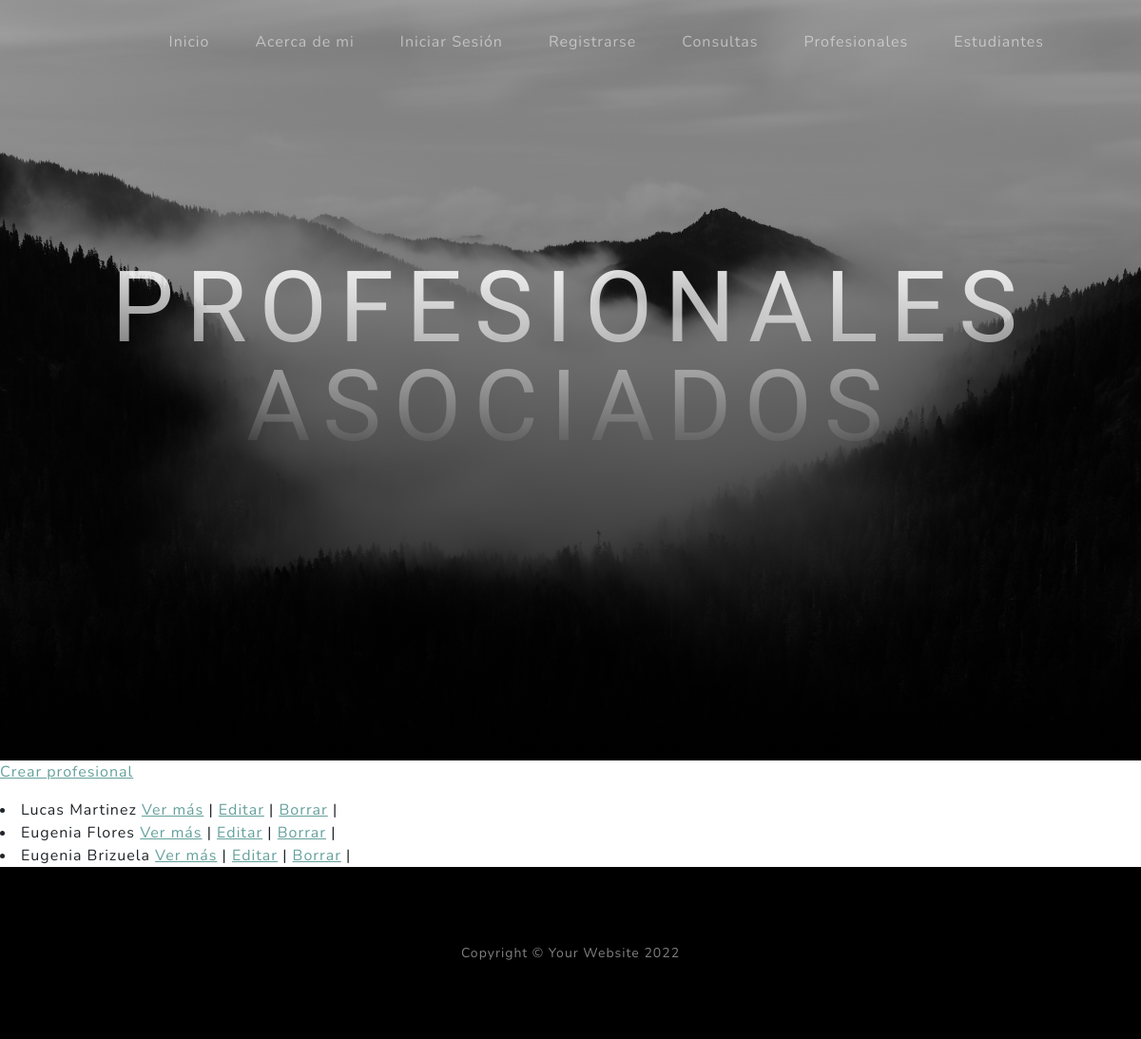
Before: /clases/profesional/ with the older database file.
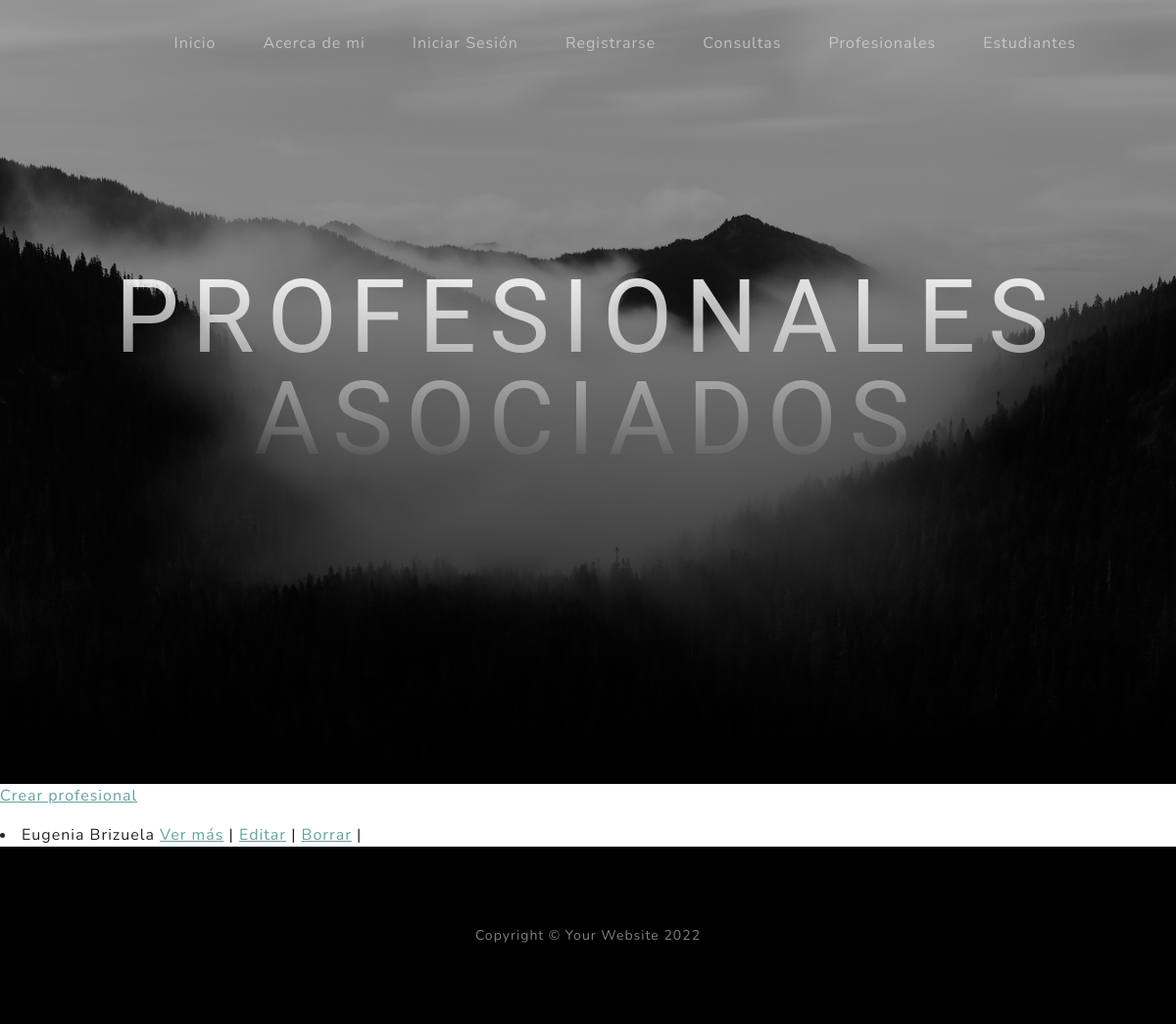
After: the same page with the newer database file.
### clases/models.py (models this page shows)
class Profesional (models.Model):
    nombre = models.CharField(max_length=20)
    apellido = models.CharField(max_length=30)
    especialidad = models.CharField (max_length=50)
    def __str__ (self):
           return f'{self.nombre} {self.apellido}'

### clases/views.py (the view)
# urls.py: path('profesional/', views.ProfesionalLista.as_view(), name = 'profesional_lista'),
class ProfesionalLista (ListView):
    model = Profesional
    template_name = 'clases/profesional_lista.html'

### clases/templates/clases/profesional_lista.html (shortened to what this page needs)
{% extends 'index/index.html' %}
{% block 'header_text_block' %}
    <h1 class="mx-auto my-0 text-uppercase">Profesionales asociados</h1>
{% endblock 'header_text_block' %}
{% block 'body_block' %}
    <p>
        <a href={% url 'profesional_crear' %}>Crear profesional</a>
    </p>
    {% for profesional in object_list %}
    <li>
        {{profesional}}
        <a href={% url 'profesional_detalle' profesional.id %}>Ver más</a> |
        <a href={% url 'profesional_editar' profesional.id %}>Editar</a> |
        <a href={% url 'profesional_borrar' profesional.id %}>Borrar</a> |
    </li>
    {% endfor %}
{% endblock 'body_block' %}

### index/templates/index/index.html (shortened to what this page needs)
<!DOCTYPE html>
<html lang="en">
    {% load static %}
    <head>
        <link href={% static 'css/styles.css' %} rel="stylesheet" />
    </head>
    <body id="page-top">
        <nav class="navbar navbar-expand-lg navbar-light fixed-top" id="mainNav">
            <div class="container px-4 px-lg-5">
                <div class="collapse navbar-collapse" id="navbarResponsive">
                    <ul class="navbar-nav ms-auto">
                        <li class="nav-item"><a class="nav-link" href={% url 'index' %}>Inicio</a></li>
                        <li class="nav-item"><a class="nav-link" href={% url 'about' %}>Acerca de mi</a></li>
                        {% if request.user.is_authenticated %}
                        <li class="nav-item"><a class="nav-link" href={% url 'logout' %}>Cerrar Sesión</a></li>
                        <li class="nav-item"><a class="nav-link" href={% url 'editar_usuario' %}>Editar usuario</a></li>
                        {% else %}
                        <li class="nav-item"><a class="nav-link" href={% url 'login' %}>Iniciar Sesión</a></li>
                        <li class="nav-item"><a class="nav-link" href={% url 'registrarse' %}>Registrarse</a></li>
                        {% endif %}
                        <li class="nav-item"><a class="nav-link" href={% url 'crear_consultas' %}>Consultas</a></li>
                        <li class="nav-item"><a class="nav-link" href={% url 'profesional_lista' %}>Profesionales </a></li>
                        <li class="nav-item"><a class="nav-link" href={% url 'estudiante' %}>Estudiantes</a></li>
                    </ul>
                </div>
            </div>
        </nav>
        {% block 'header_block' %}
        <header class="masthead">
            <div class="container px-4 px-lg-5 d-flex h-100 align-items-center justify-content-center">
                <div class="d-flex justify-content-center">
                    <div class="text-center">
                        {% block 'header_text_block' %}{% endblock 'header_text_block' %}
                    </div>
                </div>
            </div>
        </header>
        {% endblock 'header_block' %}
        {% block 'body_block' %}
        {% endblock 'body_block' %}
        <footer class="footer bg-black small text-center text-white-50"><div class="container px-4 px-lg-5">Copyright &copy; Your Website 2022</div></footer>
    </body>
</html>

Changed rows visible on the page:
removed Profesional: nombre+apellido "Lucas Martinez"
removed Profesional: nombre+apellido "Eugenia Flores"
